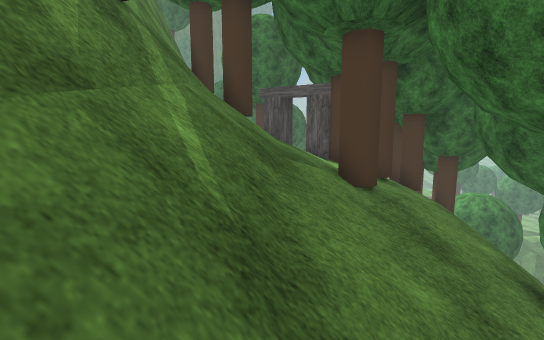
[1] (above)

16 first-person views from a walk through a scene from a Unity 3-D project. The camera is 1.5 m above the floor, tilts 8° down and sees 85° across. The floor is counted in squares, 1 m on a side. Each view is taken from the middle of a square. On the plan, view 1 faces up. The plan holds only what a view shows up to about 15 squares ahead; the rest is blank. The place goes on beyond the plan. Some trees and plants on the terrain are drawn as simple stand-ins. The player character is not drawn. Some surface patterns are stand-ins.

[2]
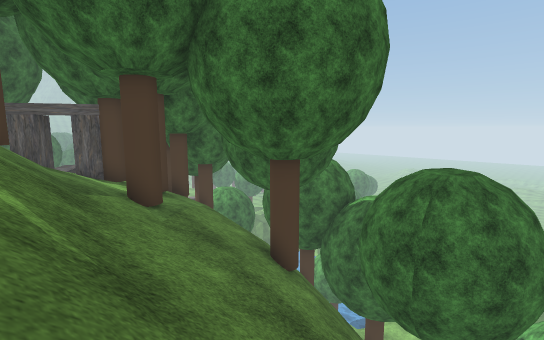

[3]
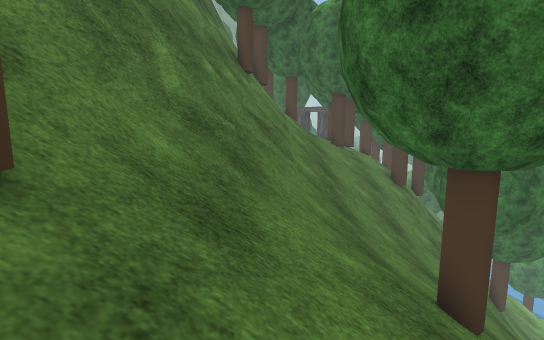

[4]
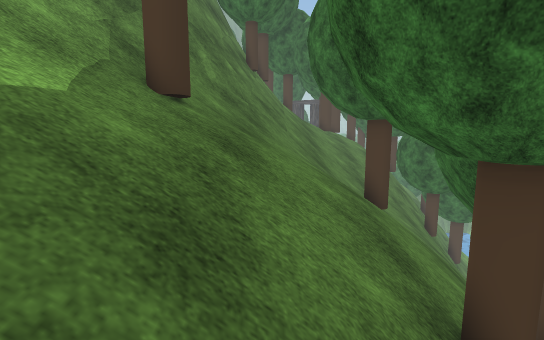

[5]
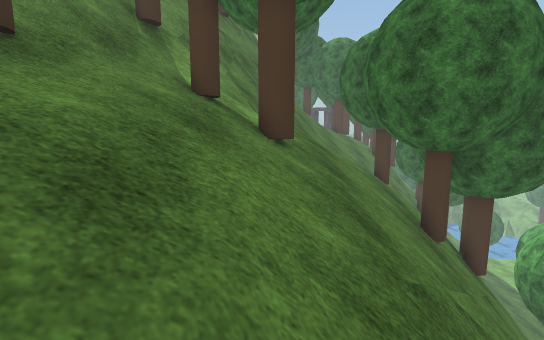

[6]
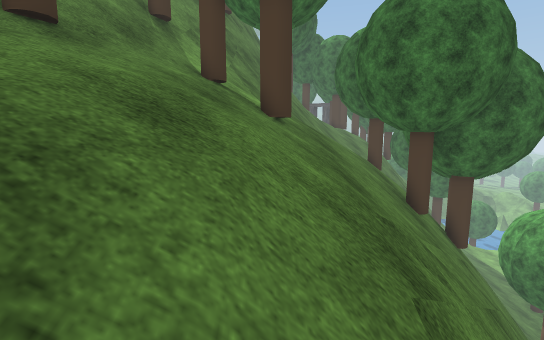

[7]
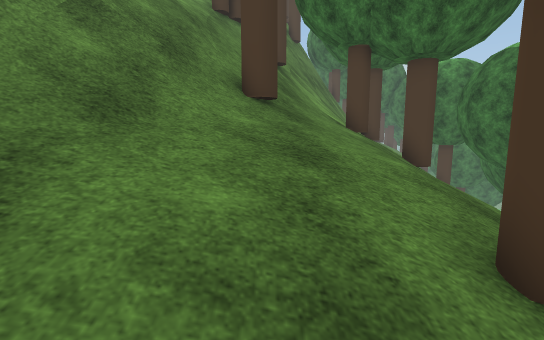

[8]
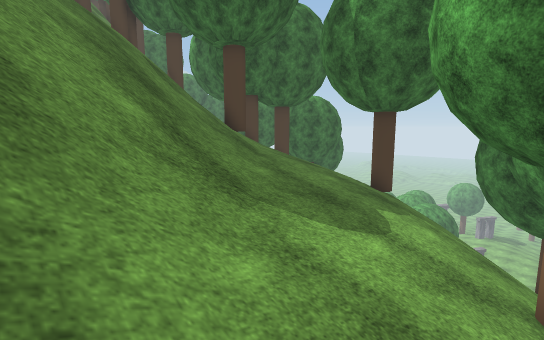

[9]
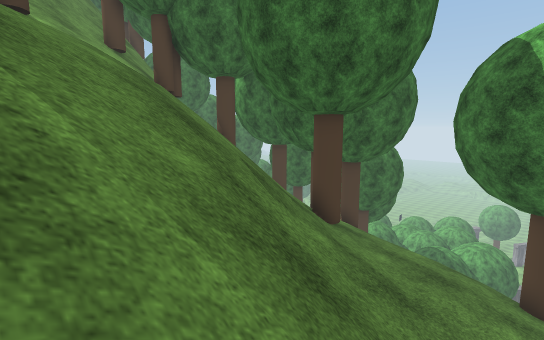

[10]
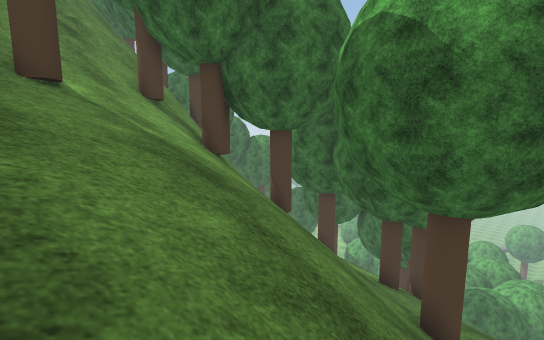

[11]
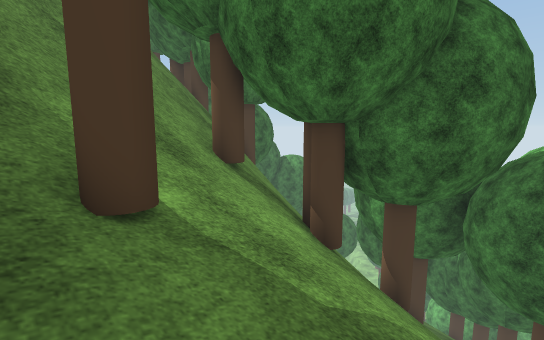

[12]
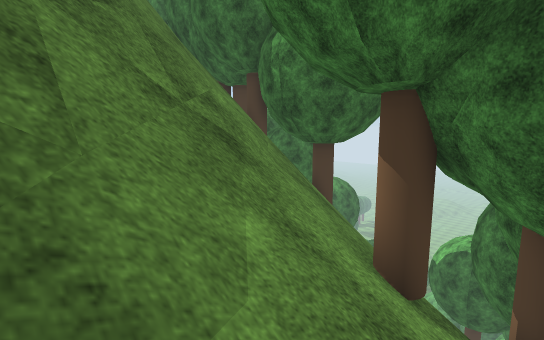

[13]
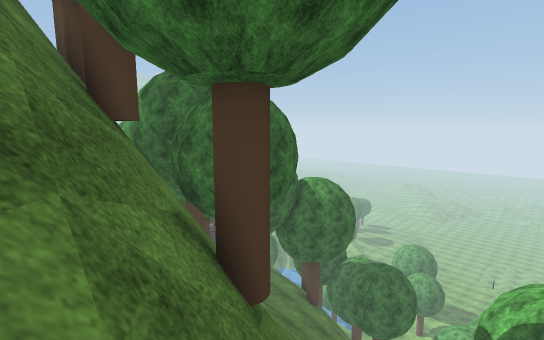

[14]
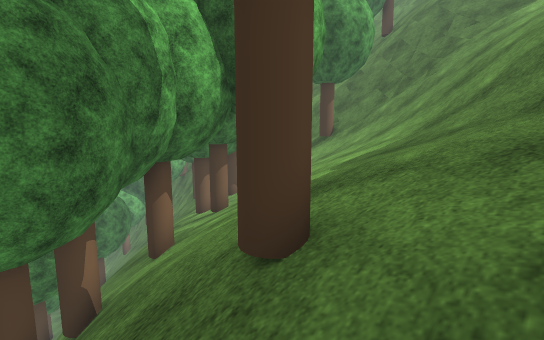

[15]
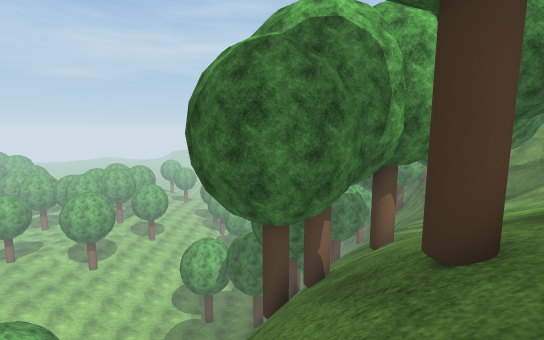

[16]
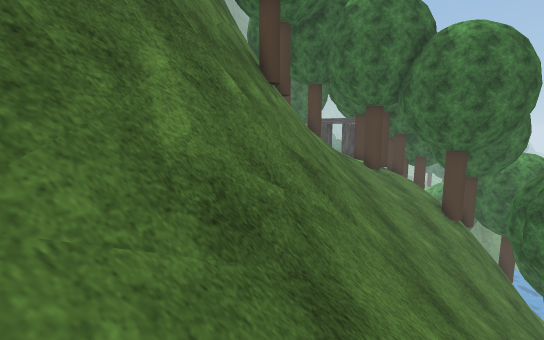

### Floor plan
Key: @ floor where view 1 was taken; # wall or solid block; . floor; / step, stairs or slope; = window, fence, low wall or low ledge; v drop or lower ground; P pillar; T tree.
Columns run from 15 left of view 1 to 10 right of it. Each row starts with its distance up from view 1.
  9                  PTTT  T
  8              #T//.T/   T T
  7              #T/////   TT#
  6              #//TT///TTT##
  5              #///////v T#
  4              #/////TTvv
  3              #//////v=v
  2              #//////=TT
  1              #//////TTT
  0        ##    #/@/////TT
 -1       ###    #////////v
 -2      ###    ##////////
 -3    ####TTT ###////////
 -4  ####==TT####////////
 -5 ###=///vT###////////
 -6 #=/////vv##=////T/
 -7 =///T//vv##/////T//
 -8 ////T//v##/////////     T
 -9 /////TTT#//T//////T    #T
-10 /T///T/T///T/////TTT
-11 /////////////////TTv
-12 ///////////////TTvv
-13 /////////TTT/////vv
-14 ///////////T/////vv
-15 ///////T////////vv
-16 ///////T//////vvv
-17 //////////////vv
-18 //////////////v
-19 /////////////v
-20 /////////T//
-21 ////////////
-22 ///////////v
-23 ///////////T
-24 /////TT///TTT
-25 //    //TTT

Positions as (right, up) in squares from view 1, and headings:
1: (0, 0), facing up
2: (-1, -1), facing up-right
3: (-2, -11), facing up
4: (-2, -15), facing up
5: (-4, -20), facing up
6: (-4, -21), facing up
7: (-8, -22), facing up
8: (-15, -24), facing up-right
9: (-15, -20), facing up-right
10: (-15, -17), facing up-right
11: (-15, -13), facing up-right
12: (-15, -9), facing up-right
13: (-9, -6), facing up-right
14: (-4, -18), facing down-left
15: (-4, -17), facing down
16: (-3, -8), facing up
